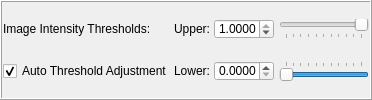
             <widget class="QFrame" name="frame_14">
              <property name="sizePolicy">
               <sizepolicy hsizetype="Expanding" vsizetype="Minimum">
                <horstretch>0</horstretch>
                <verstretch>0</verstretch>
               </sizepolicy>
              </property>
              <property name="frameShape">
               <enum>QFrame::Box</enum>
              </property>
              <property name="frameShadow">
               <enum>QFrame::Raised</enum>
              </property>
              <layout class="QGridLayout" name="gridLayout_74">
               <property name="leftMargin">
                <number>1</number>
               </property>
               <property name="topMargin">
                <number>1</number>
               </property>
               <property name="rightMargin">
                <number>1</number>
               </property>
               <property name="bottomMargin">
                <number>1</number>
               </property>
               <property name="horizontalSpacing">
                <number>1</number>
               </property>
               <item row="1" column="0">
                <widget class="QCheckBox" name="threeD_automaticthreshold_check">
                 <property name="font">
                  <font>
                   <strikeout>false</strikeout>
                   <kerning>true</kerning>
                  </font>
                 </property>
                 <property name="text">
                  <string>Auto Threshold Adjustment</string>
                 </property>
                 <property name="checked">
                  <bool>true</bool>
                 </property>
                </widget>
               </item>
               <item row="0" column="0">
                <widget class="QLabel" name="label_102">
                 <property name="sizePolicy">
                  <sizepolicy hsizetype="Fixed" vsizetype="Fixed">
                   <horstretch>0</horstretch>
                   <verstretch>0</verstretch>
                  </sizepolicy>
                 </property>
                 <property name="text">
                  <string>Image Intensity Thresholds:</string>
                 </property>
                 <property name="textInteractionFlags">
                  <set>Qt::LinksAccessibleByMouse|Qt::TextSelectableByMouse</set>
                 </property>
                </widget>
               </item>
               <item row="0" column="1">
                <layout class="QHBoxLayout" name="horizontalLayout_5">
                 <item>
                  <widget class="QLabel" name="label_103">
                   <property name="sizePolicy">
                    <sizepolicy hsizetype="Fixed" vsizetype="Fixed">
                     <horstretch>0</horstretch>
                     <verstretch>0</verstretch>
                    </sizepolicy>
                   </property>
                   <property name="minimumSize">
                    <size>
                     <width>40</width>
                     <height>0</height>
                    </size>
                   </property>
                   <property name="maximumSize">
                    <size>
                     <width>40</width>
                     <height>16777215</height>
                    </size>
                   </property>
                   <property name="text">
                    <string>Upper:</string>
                   </property>
                   <property name="textInteractionFlags">
                    <set>Qt::LinksAccessibleByMouse|Qt::TextSelectableByMouse</set>
                   </property>
                  </widget>
                 </item>
                 <item>
                  <widget class="QDoubleSpinBox" name="threeD_upperthreshold_dspin">
                   <property name="sizePolicy">
                    <sizepolicy hsizetype="Fixed" vsizetype="Fixed">
                     <horstretch>0</horstretch>
                     <verstretch>0</verstretch>
                    </sizepolicy>
                   </property>
                   <property name="minimumSize">
                    <size>
                     <width>60</width>
                     <height>20</height>
                    </size>
                   </property>
                   <property name="maximumSize">
                    <size>
                     <width>60</width>
                     <height>16777215</height>
                    </size>
                   </property>
                   <property name="accelerated">
                    <bool>true</bool>
                   </property>
                   <property name="correctionMode">
                    <enum>QAbstractSpinBox::CorrectToNearestValue</enum>
                   </property>
                   <property name="decimals">
                    <number>4</number>
                   </property>
                   <property name="maximum">
                    <double>1.000000000000000</double>
                   </property>
                   <property name="singleStep">
                    <double>0.001000000000000</double>
                   </property>
                   <property name="value">
                    <double>1.000000000000000</double>
                   </property>
                  </widget>
                 </item>
                 <item>
                  <spacer name="horizontalSpacer_79">
                   <property name="orientation">
                    <enum>Qt::Horizontal</enum>
                   </property>
                   <property name="sizeType">
                    <enum>QSizePolicy::Fixed</enum>
                   </property>
                   <property name="sizeHint" stdset="0">
                    <size>
                     <width>5</width>
                     <height>20</height>
                    </size>
                   </property>
                  </spacer>
                 </item>
                 <item>
                  <widget class="QSlider" name="threeD_upperthreshold_slider">
                   <property name="minimumSize">
                    <size>
                     <width>90</width>
                     <height>0</height>
                    </size>
                   </property>
                   <property name="minimum">
                    <number>1</number>
                   </property>
                   <property name="maximum">
                    <number>100</number>
                   </property>
                   <property name="value">
                    <number>1</number>
                   </property>
                   <property name="orientation">
                    <enum>Qt::Horizontal</enum>
                   </property>
                   <property name="invertedAppearance">
                    <bool>true</bool>
                   </property>
                   <property name="tickPosition">
                    <enum>QSlider::TicksBelow</enum>
                   </property>
                   <property name="tickInterval">
                    <number>10</number>
                   </property>
                  </widget>
                 </item>
                </layout>
               </item>
               <item row="1" column="1">
                <layout class="QHBoxLayout" name="horizontalLayout_6">
                 <item>
                  <widget class="QLabel" name="label_104">
                   <property name="enabled">
                    <bool>true</bool>
                   </property>
                   <property name="sizePolicy">
                    <sizepolicy hsizetype="Fixed" vsizetype="Fixed">
                     <horstretch>0</horstretch>
                     <verstretch>0</verstretch>
                    </sizepolicy>
                   </property>
                   <property name="minimumSize">
                    <size>
                     <width>40</width>
                     <height>0</height>
                    </size>
                   </property>
                   <property name="maximumSize">
                    <size>
                     <width>40</width>
                     <height>16777215</height>
                    </size>
                   </property>
                   <property name="text">
                    <string>Lower:</string>
                   </property>
                   <property name="textInteractionFlags">
                    <set>Qt::LinksAccessibleByMouse|Qt::TextSelectableByMouse</set>
                   </property>
                  </widget>
                 </item>
                 <item>
                  <widget class="QDoubleSpinBox" name="threeD_lowerthreshold_dspin">
                   <property name="sizePolicy">
                    <sizepolicy hsizetype="Fixed" vsizetype="Fixed">
                     <horstretch>0</horstretch>
                     <verstretch>0</verstretch>
                    </sizepolicy>
                   </property>
                   <property name="minimumSize">
                    <size>
                     <width>60</width>
                     <height>20</height>
                    </size>
                   </property>
                   <property name="maximumSize">
                    <size>
                     <width>60</width>
                     <height>16777215</height>
                    </size>
                   </property>
                   <property name="accelerated">
                    <bool>true</bool>
                   </property>
                   <property name="correctionMode">
                    <enum>QAbstractSpinBox::CorrectToNearestValue</enum>
                   </property>
                   <property name="decimals">
                    <number>4</number>
                   </property>
                   <property name="maximum">
                    <double>1.000000000000000</double>
                   </property>
                   <property name="singleStep">
                    <double>0.001000000000000</double>
                   </property>
                  </widget>
                 </item>
                 <item>
                  <spacer name="horizontalSpacer_80">
                   <property name="orientation">
                    <enum>Qt::Horizontal</enum>
                   </property>
                   <property name="sizeType">
                    <enum>QSizePolicy::Fixed</enum>
                   </property>
                   <property name="sizeHint" stdset="0">
                    <size>
                     <width>5</width>
                     <height>20</height>
                    </size>
                   </property>
                  </spacer>
                 </item>
                 <item>
                  <widget class="QSlider" name="threeD_lowerthreshold_slider">
                   <property name="minimumSize">
                    <size>
                     <width>90</width>
                     <height>0</height>
                    </size>
                   </property>
                   <property name="minimum">
                    <number>1</number>
                   </property>
                   <property name="maximum">
                    <number>100</number>
                   </property>
                   <property name="value">
                    <number>100</number>
                   </property>
                   <property name="sliderPosition">
                    <number>100</number>
                   </property>
                   <property name="orientation">
                    <enum>Qt::Horizontal</enum>
                   </property>
                   <property name="invertedAppearance">
                    <bool>true</bool>
                   </property>
                   <property name="tickPosition">
                    <enum>QSlider::TicksAbove</enum>
                   </property>
                   <property name="tickInterval">
                    <number>10</number>
                   </property>
                  </widget>
                 </item>
                </layout>
               </item>
              </layout>
             </widget>
